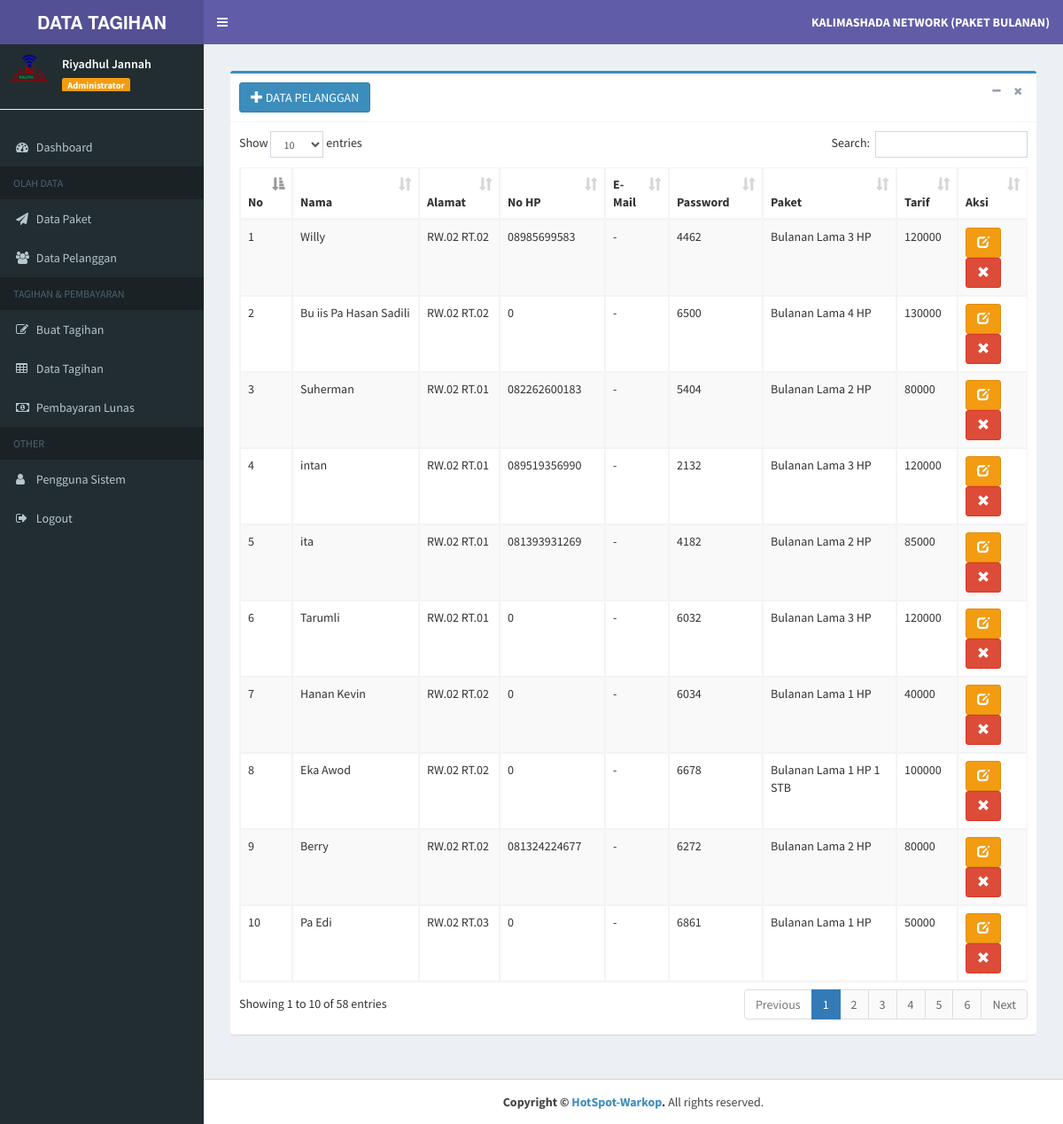
The page /index.php?page=data-pelanggan (signed in) on the database its author committed.
### tables this page shows
CREATE TABLE `tb_pelanggan` (
  `id_pelanggan` varchar(6) NOT NULL,
  `nama` varchar(64) NOT NULL,
  `alamat` text NOT NULL,
  `no_hp` varchar(15) NOT NULL,
  `email` varchar(64) NOT NULL,
  `password` varchar(15) NOT NULL,
  `level` varchar(5) NOT NULL DEFAULT 'PLG',
  `paket` varchar(64) NOT NULL,
  `tarif` int(6) NOT NULL
);

### admin/pelanggan/data_pelanggan.php (the view)
<section class="content">
	<div class="box box-primary">
		<div class="box-header with-border">
			<a href="?page=add-pelanggan" title="Tambah Data" class="btn btn-primary">
				<i class="glyphicon glyphicon-plus"></i> DATA PELANGGAN</a>
			<div class="box-tools pull-right">
				<button type="button" class="btn btn-box-tool" data-widget="collapse">
					<i class="fa fa-minus"></i>
				</button>
				<button type="button" class="btn btn-box-tool" data-widget="remove">
					<i class="fa fa-remove"></i>
				</button>
			</div>
		</div>
		<div class="box-body">
			<div class="table-responsive">
				<table id="example1" class="table table-bordered table-striped">
					<thead>
						<tr>
							<th>No</th>
							<th>Nama</th>
							<th>Alamat</th>
							<th>No HP</th>
							<th>E-Mail</th>
							<th>Password</th>
							<th>Paket</th>
							<th>Tarif</th>
							<th>Aksi</th>
						</tr>
					</thead>
					<tbody>
						<?php
                  $no = 1;
                  $sql = $koneksi->query("SELECT * from tb_pelanggan");
                  while ($data= $sql->fetch_assoc()) {
                ?>
						<tr>
							<td>
								<?php echo $no++; ?>
							</td>
							<td>
								<?php echo $data['nama']; ?>
							</td>
							<td>
								<?php echo $data['alamat']; ?>
							</td>
							<td>
								<?php echo $data['no_hp']; ?>
							</td>
							<td>
								<?php echo $data['email']; ?>
							</td>
							<td>
								<?php echo $data['password']; ?>
							</td>
							<td>
								<?php echo $data['paket']; ?>
							</td>
							<td>
								<?php echo $data['tarif']; ?>
							</td>
							<td>
								<a href="?page=edit-pelanggan&kode=<?php echo $data['id_pelanggan']; ?>" title="Ubah"
								 class="btn btn-warning">
									<i class="glyphicon glyphicon-edit"></i>
								</a>
								<a href="?page=del-pelanggan&kode=<?php echo $data['id_pelanggan']; ?>" onclick="return confirm('Yakin Hapus Data Ini ?')"
								 title="Hapus" class="btn btn-danger">
									<i class="glyphicon glyphicon-remove"></i>
							</td>
						</tr>
						<?php
                  }
                ?>
					</tbody>
				</table>
			</div>
		</div>
	</div>
</section>

### index.php (shortened to what this page needs)
<?php
    if (isset($_SESSION["ses_username"])==""){
		header("location: login.php");
    }else{
      $data_nama = $_SESSION["ses_nama"];
      $data_level = $_SESSION["ses_level"];
    }
	include "inc/koneksi.php";
?>
<!DOCTYPE html>
<html>
<head>
	<link rel="stylesheet" href="bootstrap/css/bootstrap.min.css">
	<link rel="stylesheet" href="https://cdnjs.cloudflare.com/ajax/libs/font-awesome/4.5.0/css/font-awesome.min.css">
	<link rel="stylesheet" href="https://cdnjs.cloudflare.com/ajax/libs/ionicons/2.0.1/css/ionicons.min.css">
	<link rel="stylesheet" href="plugins/datatables/dataTables.bootstrap.css">
	<link rel="stylesheet" href="plugins/select2/select2.min.css">
	<link rel="stylesheet" href="dist/css/AdminLTE.min.css">
	<link rel="stylesheet" href="dist/css/skins/_all-skins.min.css">
</head>
<body class="hold-transition skin-purple sidebar-mini">
	<div class="wrapper">
		<header class="main-header">
			<a href="index.php" class="logo">
				<span class="logo-lg">
					<marquee>
						<b>DATA TAGIHAN INTERNET <br>HotSpot-Warkop</b>
					</marquee>
				</span>
			</a>
			<nav class="navbar navbar-static-top">
				<a href="#" class="sidebar-toggle" data-toggle="offcanvas" role="button">
				</a>
				<div class="navbar-custom-menu">
					<ul class="nav navbar-nav">
						<li class="dropdown messages-menu">
							<a class="dropdown-toggle">
								<span>
									<b>
										KALIMASHADA NETWORK (PAKET BULANAN)
									</b>
								</span>
							</a>
						</li>
					</ul>
				</div>
			</nav>
		</header>
		<aside class="main-sidebar">
			<section class="sidebar">
				</<b>
				<div class="user-panel">
					<div class="pull-left image">
						<img src="dist/img/logo.png" class="" alt="User Image">
					</div>
					<div class="pull-left info">
						<p>
							<?php echo $data_nama; ?>
						</p>
						<span class="label label-warning">
							<?php echo $data_level; ?>
						</span>
					</div>
				</div>
				<ul class="sidebar-menu">
					<HR/>
					<?php
          if ($data_level=="Administrator"){
        ?>
					<li class="treeview">
						<a href="?page=admin">
							<i class="fa fa-dashboard"></i>
							<span>Dashboard</span>
						</a>
					</li>
					<li class="header">OLAH DATA</li>
					<li class="treeview">
						<a href="?page=data-paket">
							<i class="fa fa-send"></i>
							<span>Data Paket</span>
						</a>
					</li>
					<li class="treeview">
						<a href="?page=data-pelanggan">
							<i class="fa fa-users"></i>
							<span>Data Pelanggan</span>
						</a>
					</li>
					<li class="header">TAGIHAN & PEMBAYARAN</li>
					<li class="treeview">
						<a href="?page=buat-tagihan">
							<i class="fa fa-edit"></i>
							<span>Buat Tagihan</span>
						</a>
					</li>
					<li class="treeview">
						<a href="?page=buka-tagihan">
							<i class="fa fa-table"></i>
							<span>Data Tagihan</span>
						</a>
					</li>
					<li class="treeview">
						<a href="?page=lunas-tagihan">
							<i class="fa fa-money"></i>
							<span>Pembayaran Lunas</span>
						</a>
					</li>
					<li class="header">OTHER</li>
					<li class="treeview">
						<a href="?page=MyApp/data_pengguna">
							<i class="fa fa-user"></i>
							<span>Pengguna Sistem</span>
						</a>
					</li>
					<?php
					}
					?>
					<li>
						<a href="logout.php" onclick="return confirm('Anda yakin keluar dari aplikasi ?')">
							<i class="fa fa-sign-out"></i>
							<span>Logout</span>
						</a>
					</li>
			</section>
		</aside>
		<div class="content-wrapper">
			<section class="content">
				<?php
      if(isset($_GET['page'])){
          $hal = $_GET['page'];
          switch ($hal) {
              case 'data-pelanggan':
                  include "admin/pelanggan/data_pelanggan.php";
                  break;
          }
      }else{
          if($data_level=="Administrator"){
              include "home/admin.php";
              }
            }
    		?>
			</section>
		</div>
		<footer class="main-footer">
			<center>
				<strong>Copyright &copy;
					<a href="./">HotSpot-Warkop</a>.</strong> All rights reserved.
			</center>
		</footer>
</body>
</html>

### rows shown on the page
tb_pelanggan: nama "Willy", alamat "RW.02 RT.02", no_hp "08985699583", email "-", password "4462", paket "Bulanan Lama 3 HP", tarif "120000"
tb_pelanggan: nama "Bu iis Pa Hasan Sadili", alamat "RW.02 RT.02", no_hp "0", email "-", password "6500", paket "Bulanan Lama 4 HP", tarif "130000"
tb_pelanggan: nama "Suherman", alamat "RW.02 RT.01", no_hp "082262600183", email "-", password "5404", paket "Bulanan Lama 2 HP", tarif "80000"
tb_pelanggan: nama "intan", alamat "RW.02 RT.01", no_hp "089519356990", email "-", password "2132", paket "Bulanan Lama 3 HP", tarif "120000"
tb_pelanggan: nama "ita", alamat "RW.02 RT.01", no_hp "081393931269", email "-", password "4182", paket "Bulanan Lama 2 HP", tarif "85000"
tb_pelanggan: nama "Tarumli", alamat "RW.02 RT.01", no_hp "0", email "-", password "6032", paket "Bulanan Lama 3 HP", tarif "120000"
tb_pelanggan: nama "Hanan Kevin", alamat "RW.02 RT.02", no_hp "0", email "-", password "6034", paket "Bulanan Lama 1 HP", tarif "40000"
tb_pelanggan: nama "Eka Awod", alamat "RW.02 RT.02", no_hp "0", email "-", password "6678", paket "Bulanan Lama 1 HP 1 STB", tarif "100000"
tb_pelanggan: nama "Berry", alamat "RW.02 RT.02", no_hp "081324224677", email "-", password "6272", paket "Bulanan Lama 2 HP", tarif "80000"
tb_pelanggan: nama "Pa Edi", alamat "RW.02 RT.03", no_hp "0", email "-", password "6861", paket "Bulanan Lama 1 HP", tarif "50000"

### other values the page prints
$data_nama "Riyadhul Jannah"
$data_level "Administrator"
